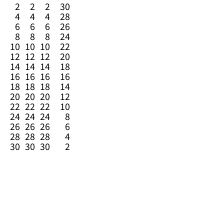
Frame 1 (no input)
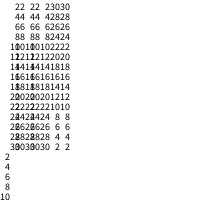
Frame 2 (the mouse pressed at the canvas centre, redrawn once)

The Processing sketch that drew these frames (run headless with seeded random() and noise(); the mouse was pressed at the canvas centre and the sketch redrawn once):

// Processing sketch: Lab_05b_Text
// ── Lab_05b_Text.pde
int x = 15;
int y = 10;
int i = 2;

void setup(){
  size(200, 200);
  textSize(10);
  noStroke();
  fill(0);
  background(255);
}

void draw(){
  for(i = 2; i <= 30; i += 2){  
    text(i, x, y);
    y += 10;
    if(i == 8){
      x -= 5;
    }   
  }
  println(i);
  i = 2;
  y = 10;
  
  while(i <= 30){
    text(i, x + 20, y);
    y += 10;
    if(i == 8){
      x -= 5;
    }   
    i += 2;
  }
  
  i = 2;
  y = 10;
  
  do{
    text(i, x + 40, y);
    y += 10;
    if(i == 8){
      x -= 5;
    }   
    i += 2;
  }while(i <= 30);
  
  y = 10;
  
  for(i = 30; i > 0; i -= 2){  
    text(i, x + 60, y);
    y += 10;
    if(i == 10){
      x += 5;
    }   
  }
  noLoop();
}
  
